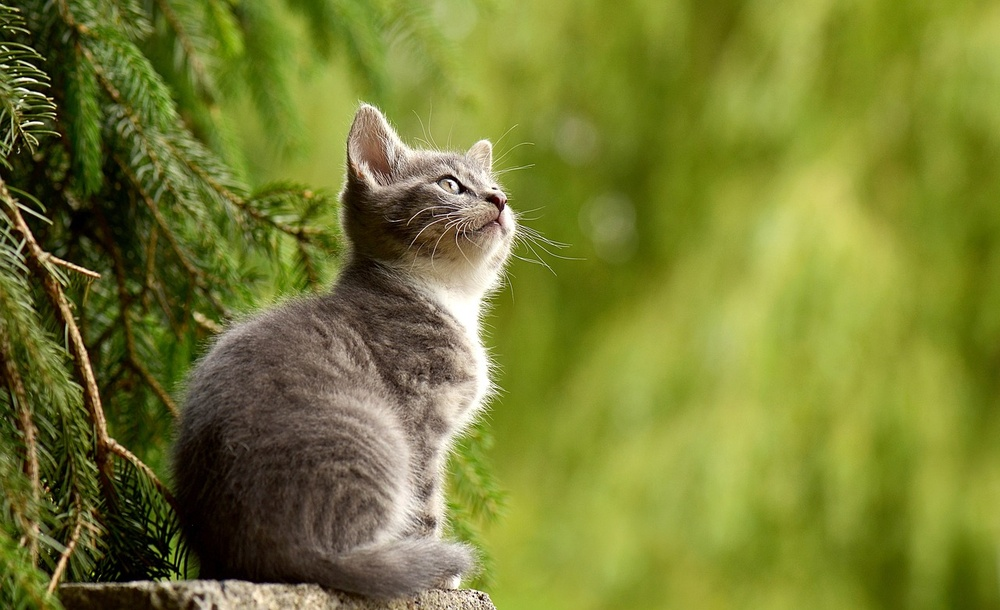
#> input picture kucing.jpg, 1000 x 610 px, shrunk from 1280 x 781 before the run
$ python 'Latihan 5.py'
#> lines starting #> are read from the running program, lines starting #| are printed output that depends on the picture; after the words box and inside, x2 and y2 are one past the last pixel; in counts of white or black regions, pixels touching at a corner belong together
import cv2
import numpy as np
import matplotlib.pyplot as plt

img = cv2.imread('kucing.jpg', 0)
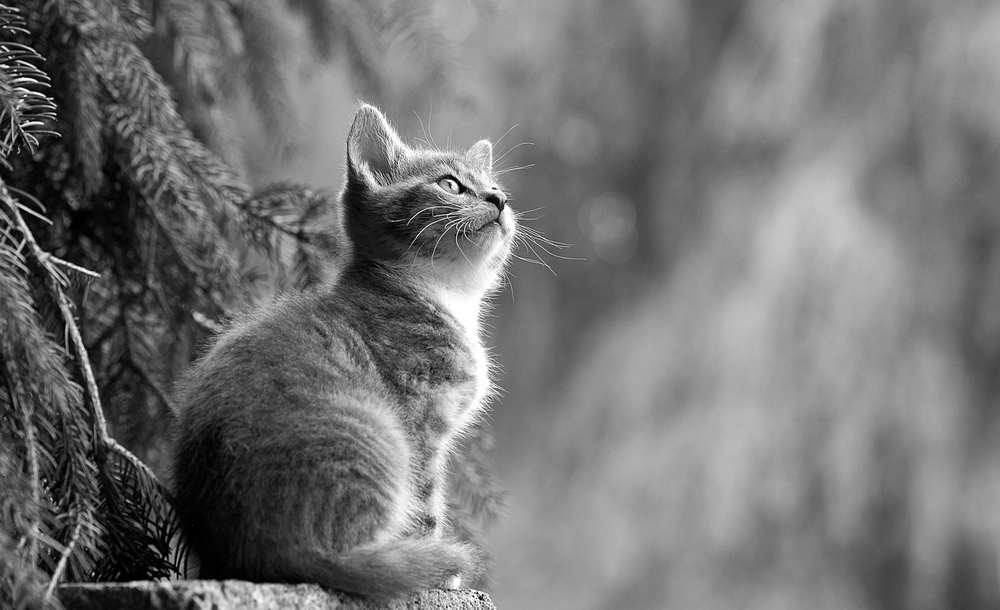
#> img: shape (610, 1000); min 0, max 255, mean 115.2
ret, thresh1 = cv2.threshold(img, 127, 255, cv2.THRESH_BINARY)
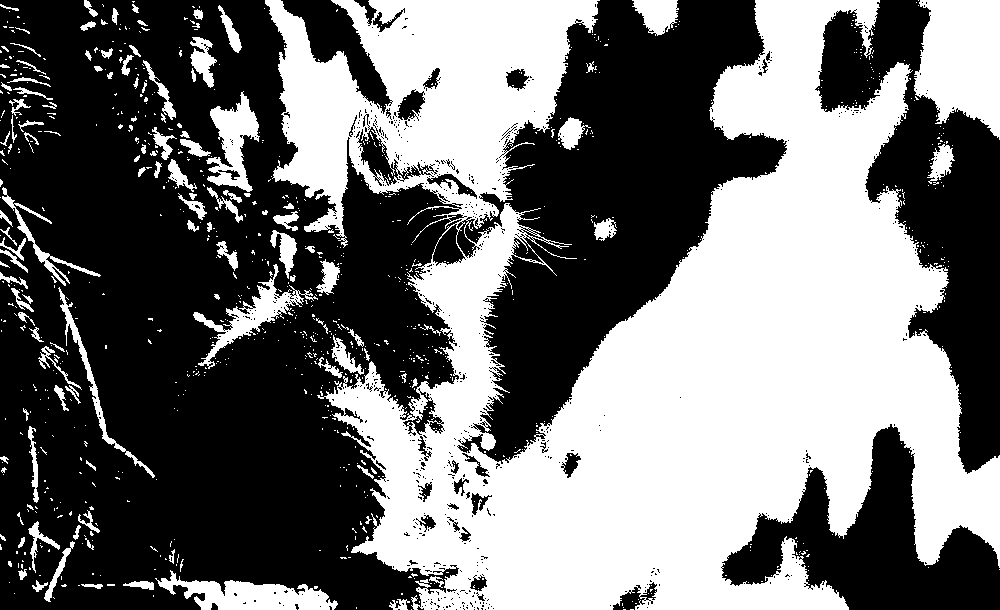
#> thresh1: shape (610, 1000); 44.4% white; 945 white regions (824 under 20 px), largest, box (x1, y1, x2, y2) and area: (265, 0, 1000, 610) 234948, (914, 0, 1000, 140) 9113, (155, 570, 338, 610) 3598
ret, thresh2 = cv2.threshold(img, 127, 255, cv2.THRESH_BINARY_INV)
ret, thresh3 = cv2.threshold(img, 127, 255, cv2.THRESH_TRUNC)
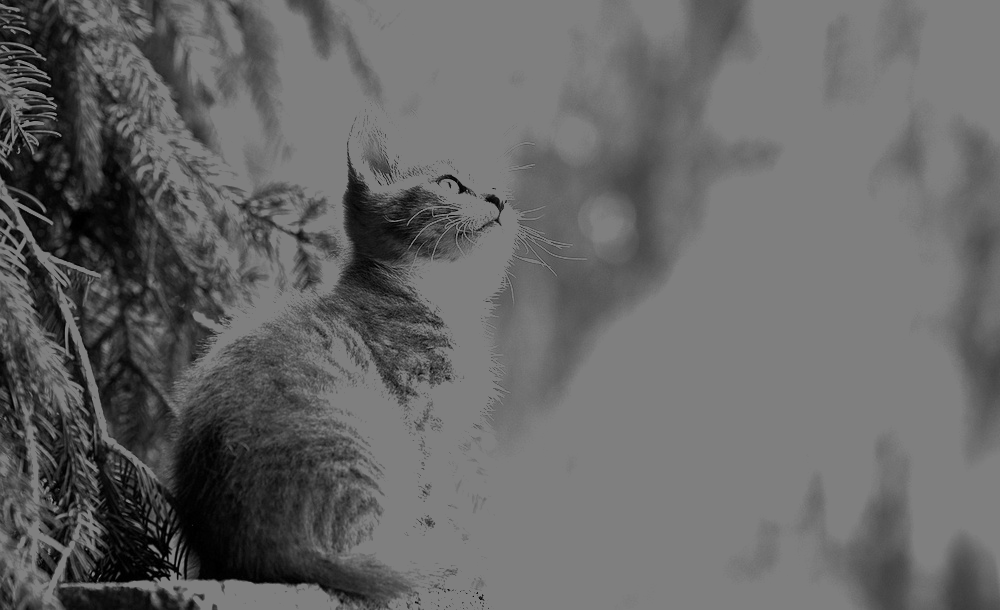
#> thresh3: shape (610, 1000); min 0, max 127, mean 101.9
ret, thresh4 = cv2.threshold(img, 127, 255, cv2.THRESH_TOZERO)
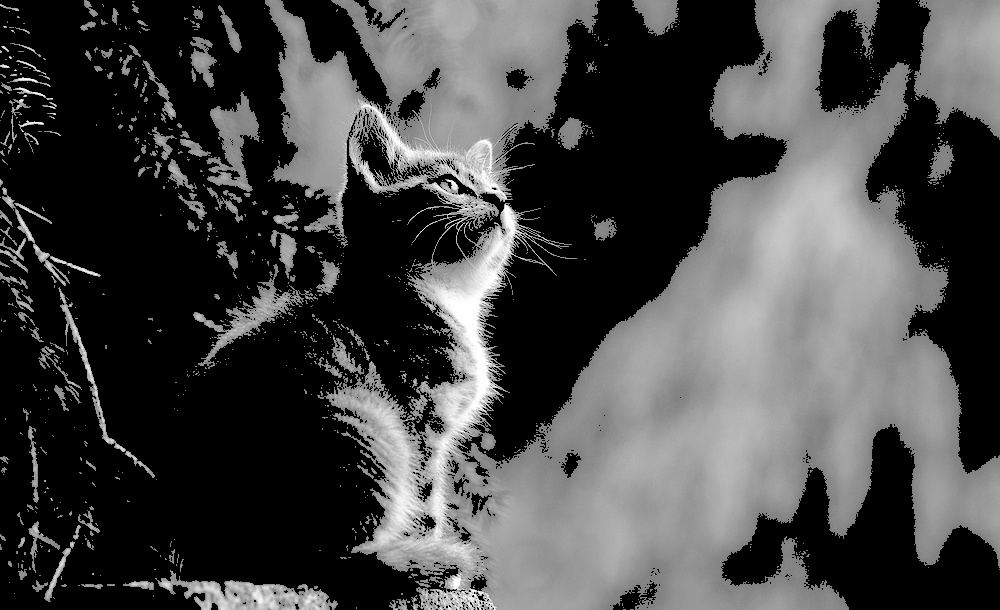
#> thresh4: shape (610, 1000); min 0, max 255, mean 69.7
ret, thresh5 = cv2.threshold(img, 127, 255, cv2.THRESH_TOZERO_INV)
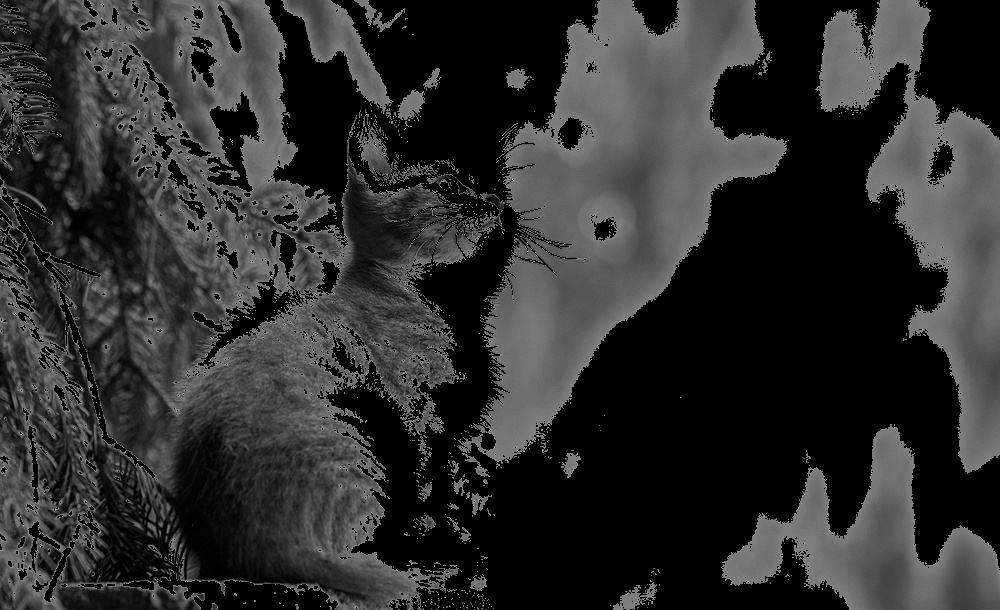
#> thresh5: shape (610, 1000); min 0, max 127, mean 45.5
titles = ['Original', 'BINARY', 'BINARY_INV', 'TRUNC', 'TOZERO', 'TOZERO_INV']
images = [img, thresh1, thresh2, thresh3, thresh4, thresh5]
plt.rcParams["figure.figsize"] = (12, 12)
for i in range(6):
    plt.subplot(3, 2, i + 1)
    plt.imshow(images[i], cmap='gray')
    plt.title(titles[i])
    plt.xticks([]), plt.yticks([])
plt.tight_layout()
plt.show()
